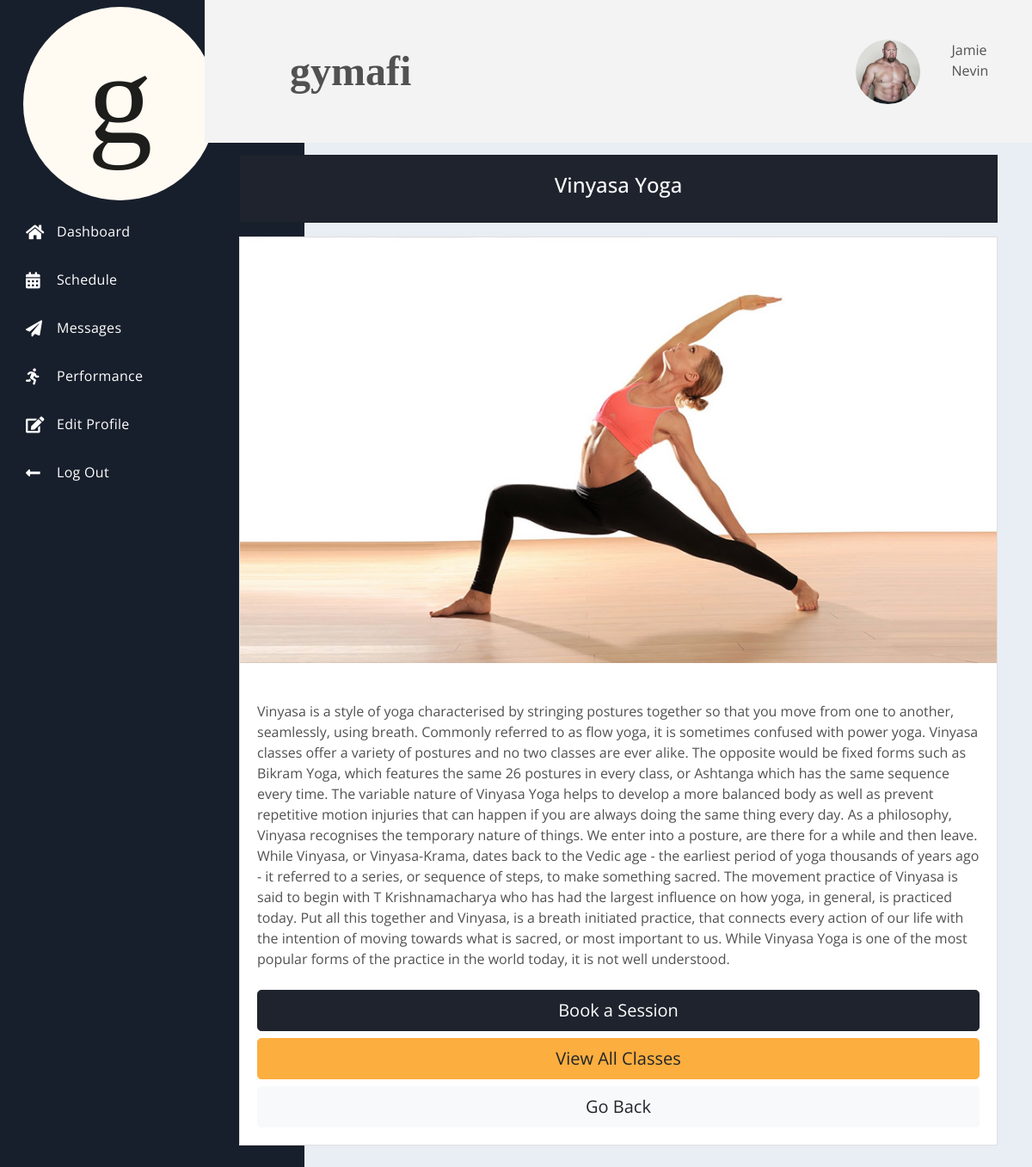
The app's page /classes.php?id=1 (signed in) with its own data.
### tables this page shows
CREATE TABLE `profile_img` (
  `img_id` int(11) NOT NULL,
  `img_path` varchar(200) NOT NULL DEFAULT '/gymafi/profileimg/placeholderimg.jpeg'
);

CREATE TABLE `users` (
  `id` int(11) NOT NULL,
  `username` varchar(100) DEFAULT NULL,
  `first_name` varchar(200) DEFAULT NULL,
  `last_name` varchar(200) DEFAULT NULL,
  `postcode` varchar(200) DEFAULT NULL,
  `house_number` varchar(255) DEFAULT NULL,
  `phone_number` varchar(14) DEFAULT NULL,
  `email` varchar(100) NOT NULL,
  `pword` varchar(100) NOT NULL,
  `is_admin` int(1) DEFAULT 0,
  `ass_coach_id` int(11) DEFAULT 100,
  `user_status` int(11) NOT NULL DEFAULT 0,
  `date_created` datetime NOT NULL DEFAULT current_timestamp()
);

CREATE TABLE `classes` (
  `id` int(11) NOT NULL,
  `class_name` varchar(200) NOT NULL,
  `class_desc` varchar(1000) NOT NULL,
  `class_info` varchar(10000) NOT NULL,
  `img_path` varchar(100) NOT NULL,
  `coach_id` int(11) NOT NULL
);

### classes.php (the view, shortened to what this page needs)
<?php
    include('conn.php');
    if(isset($_GET['id'])) {
        $classid = $_GET['id'];
    }
    if(!isset($_SESSION['keep_username'])) {
        header('location: index.php');
    } else {
        $id = $_SESSION['keep_id'];
    }
    $read = "SELECT * FROM users WHERE id = '$id'";
            $result = $conn->query($read);
            while($row = $result->fetch_assoc()) {
                $get_first_name = $row['first_name'];
                $get_last_name = $row['last_name'];
            }
    $readclass = "SELECT * FROM classes WHERE id = '$classid'";
    $resultclass = $conn->query($readclass);
    while($row=$resultclass->fetch_assoc()) {
        $get_class_name = $row['class_name'];
        $get_class_info = $row['class_info'];
        $get_class_img = $row['img_path'];
    }
?>
<!DOCTYPE html>
<html lang="en">
<head>
    <link rel="stylesheet" href="https://use.fontawesome.com/releases/v5.4.1/css/all.css">
    <link rel="stylesheet" href="/gymafi/css/spur.css">
    <link rel="stylesheet" href="/gymafi/stylesheet.css">
</head>
<body>
    <div class="dash">
        <div class="dash-nav dash-nav-dark">
            <header>
                <a href="dash.php">
                    <img src="/gymafi/img/gymafi_logo_circle.svg"
                            width="75%" height="75%" class="d-inline-block align-top" alt="">
                </a>
            </header>
            <nav class="dash-nav-list">
                <a href="dash.php" class="dash-nav-item">
                    <i class="fas fa-home"></i> Dashboard </a>
                <a href="schedule.php" class="dash-nav-item">
                    <i class="fas fa-calendar-alt"></i> Schedule </a>
                <a href="messages.php" class="dash-nav-item">
                    <i class="fas fa-paper-plane"></i> Messages </a>
                <a href="performance.php" class="dash-nav-item">
                    <i class="fas fa-running"></i> Performance </a>
                <a href="profile.php" class="dash-nav-item">
                    <i class="fas fa-edit"></i> Edit Profile </a>
                <a href="#!" class="dash-nav-item" data-toggle="modal" data-target="#logoutmodal">
                    <i class="fas fa-long-arrow-alt-left"></i> Log Out </a>
            </nav>
        </div>
        <div class="dash-app">
            <header class="dash-toolbar">
                <div class="tools">
                    <div class="dropdown tools-item">
                    </div>
                </div>
                <div class="col">
                    <a class="navbar-brand font-weight-bold mytitle">gymafi</a>
                </div>
                <div class="row">
                    <?php
                        $img = "SELECT img_path FROM profile_img INNER JOIN users ON profile_img.img_id = users.id WHERE users.id = $id";
                        $displayimg = $conn->query($img);
                        $numrows = $displayimg->num_rows;
                        if ($numrows == 0) {
                            echo '<div class="col">
                                '.$get_first_name.' '.$get_last_name.'
                            </div>';
                        } else {
                            while($row=$displayimg->fetch_assoc()) {
                                $imgdata = $row['img_path'];
                            }
                            echo '
                                <div class="row">
                                    <div class="col">
                                        <img class="myprofilepic" style="width:75px;height:75px;border-radius:50%" src="'.$imgdata.'"></a>
                                    </div>
                                    <div class="col">
                                        <p>'.$get_first_name.' '.$get_last_name.'</p>
                                    </div>
                                </div>
                            ';
                        }
                    ?>
                </div>
            </header>
        <main class="dash-content mt-5 pt-5">
                <div class="container">
                        <?php
                            echo '
                            <div class="card text-center text-light mb-3 bg-dark">
                                <div class="card-body">
                                    <h4>'.$get_class_name.'</h4>
                                </div>
                            </div>
                            <div class="card w-100">
                                <img src="'.$get_class_img.'" class="img-fluid mb-4">
                                <div class="card-body">
                                    <p class="card-text mb-4">'.$get_class_info.'</p>
                                    <a href="schedule.php" class="btn btn-dark btn-lg btn-block">Book a Session</a>
                                    <a href="classeslist.php" class="btn btn-warning btn-lg btn-block">View All Classes</a>
                                    <a href="dash.php" class="btn btn-light btn-lg btn-block">Go Back</a>
                                </div>
                            </div>
                            ';
                        ?>
                </div>
        </main>
    </div>
</body>
</html>

### stylesheet.css (style rules this page uses)
html { font-family: -apple-system, BlinkMacSystemFont, 'Segoe UI', Roboto, Oxygen, Ubuntu, Cantarell, 'Open Sans', 'Helvetica Neue', sans-serif; }
.navbar-brand { padding: 0 15px; height: 150px; line-height: 150px; }
.mytitle { font-family: 'Times New Roman', Times, serif; font-size: 3em; }
.myprofilepic { object-fit: contain; }

### records on screen
profile_img: img_path (picture)
users: first_name "Jamie", last_name "Nevin"
classes: class_name "Vinyasa Yoga", img_path (picture), class_info "Vinyasa is a style of yoga characterised by stringing postures together so that you move from one to another, seamlessly, using breath. Commonly referred to as flow yoga, it is sometimes confused with power yoga. Vinyasa classes offer a variety of postures and no two classes are ever alike. The opposite would be fixed forms such as Bikram Yoga, which features the same 26 postures in every class, or Ashtanga which has the same sequence every time. The variable nature of Vinyasa Yoga helps to develop a more balanced body as well as prevent repetitive motion injuries that can happen if you are always doing the same thing every day. As a philosophy, Vinyasa recognises the temporary nature of…"
